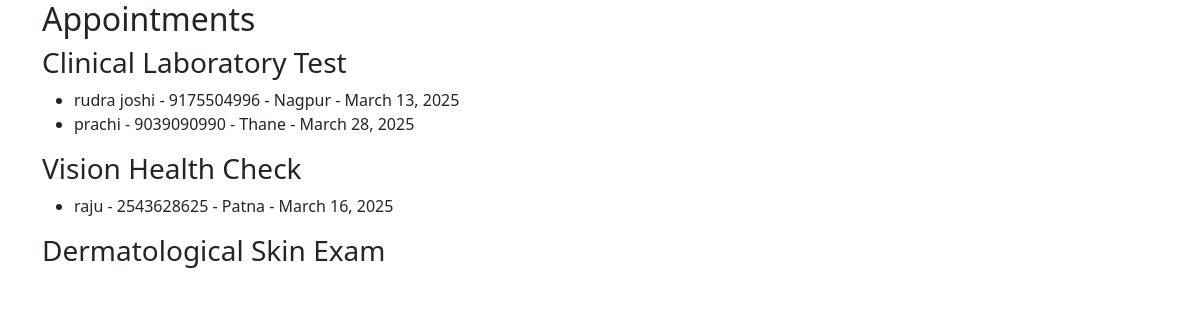
Before: /schedule/admin-view/ with the older database file.
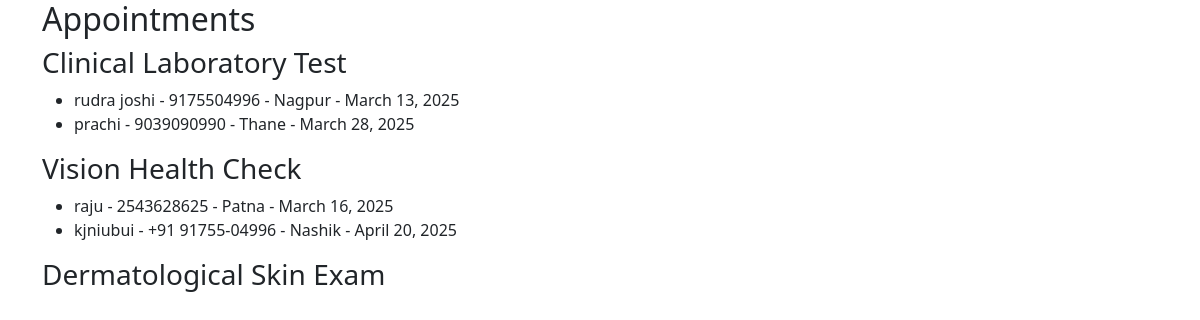
After: the same page with the newer database file.
### appointments/models.py (models this page shows, shortened)
class Appointment(models.Model):
    SERVICE_CHOICES = [
        ('Clinical Laboratory Test', 'Clinical Laboratory Test'),
        ('Vision Health Check', 'Vision Health Check'),
        ('Dermatological Skin Exam', 'Dermatological Skin Exam'),
    ]
    name = models.CharField(max_length=100)
    phone = models.CharField(max_length=15)
    city = models.CharField(max_length=50)
    service_type = models.CharField(max_length=50, choices=SERVICE_CHOICES)
    date = models.DateField()

### appointments/views.py (the view)
# urls.py: path('admin-view/', views.admin_view, name='admin_view'),
def admin_view(request):
    appointments = {
        'Clinical Laboratory Test': Appointment.objects.filter(service_type='Clinical Laboratory Test'),
        'Vision Health Check': Appointment.objects.filter(service_type='Vision Health Check'),
        'Dermatological Skin Exam': Appointment.objects.filter(service_type='Dermatological Skin Exam'),
    }
    return render(request, 'appointments/admin.html', {'appointments': appointments})

### appointments/templates/appointments/admin.html (shortened to what this page needs)
{% load static %}
<!DOCTYPE html>
<html lang="en">
<head>
    <link href="https://cdn.jsdelivr.net/npm/bootstrap@5.3.0/dist/css/bootstrap.min.css" rel="stylesheet">
</head>
<body>
    <div class="container">
        <h2>Appointments</h2>
        {% for service_type, appointments in appointments.items %}
            <h3>{{ service_type }}</h3>
            <ul>
                {% for appointment in appointments %}
                    <li>{{ appointment.name }} - {{ appointment.phone }} - {{ appointment.city }} - {{ appointment.date }}</li>
                {% endfor %}
            </ul>
        {% endfor %}
    </div>
</body>
</html>

Changed rows visible on the page:
added Appointment: name "kjniubui", phone "+91 91755-04996", city "Nashik", date "April 20, 2025", shown under "Vision Health Check"
